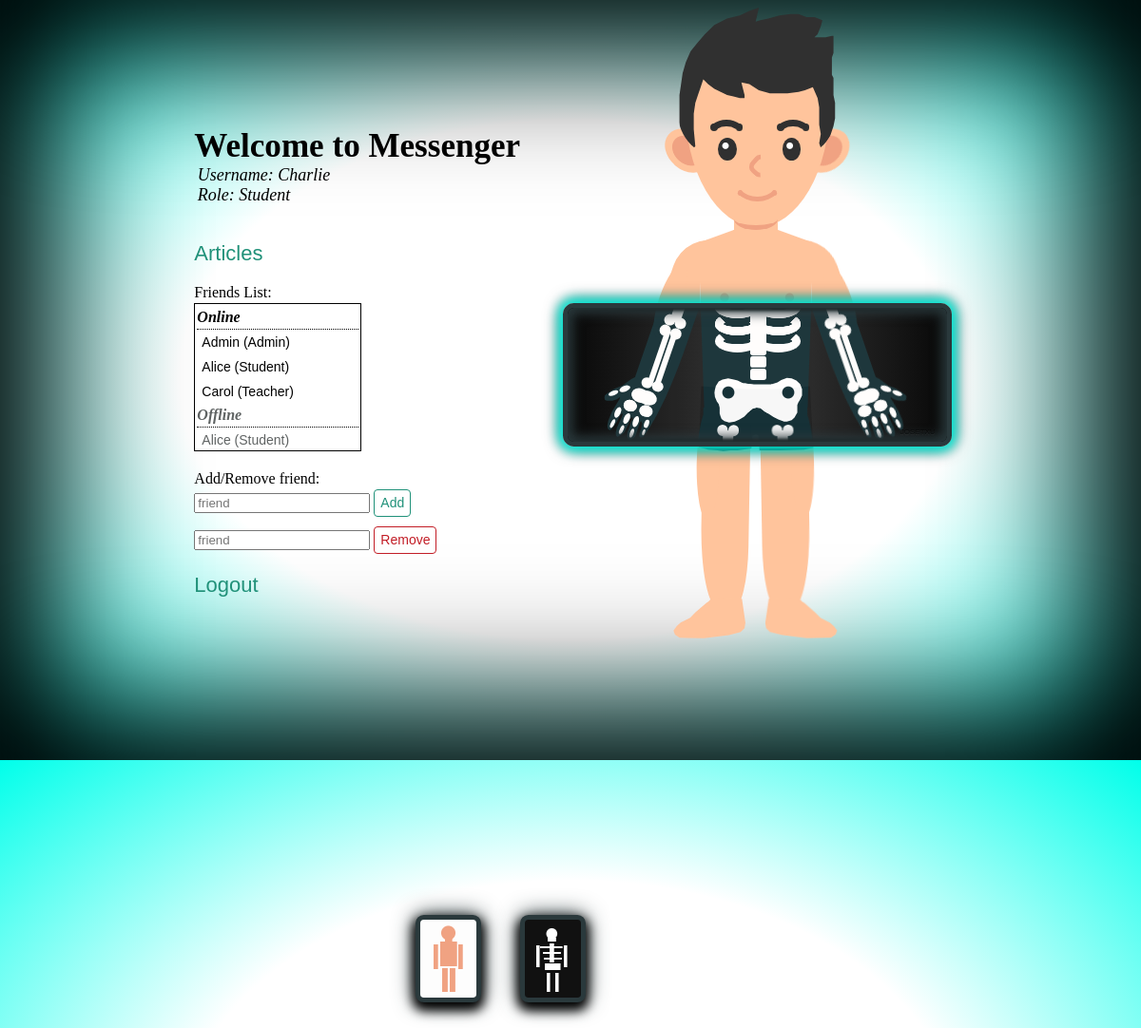
Page /home (signed in) on the committed database.
### models.py (models this page shows)
class Base(DeclarativeBase):
    pass

class User(Base):
    __tablename__ = "user"
    username: Mapped[str] = mapped_column(String, primary_key=True)
    password: Mapped[str] = mapped_column(String)
    salt: Mapped[str] = mapped_column(String)
    role: Mapped[str] = mapped_column(String)
    mute: Mapped[int] = mapped_column(Integer)

class Online(Base):
    __tablename__ = "online"
    username: Mapped[str] = mapped_column(String, primary_key=True)

class Friend(Base):
    __tablename__ = "friends"
    username: Mapped[str] = mapped_column(String, primary_key=True)
    friend: Mapped[str] = mapped_column(String)

### app.py (the view)
@app.route("/home")
def home():
    username = session.get("user_id")
    user_role = db.get_user_role(username)
    friends = []
    for i in db.get_friends(username):
        friends.append(i[0])
    online_friends = []
    for i in db.get_online():
        if i[0] in friends:
            role = db.get_user_role(i[0])
            fr = (i[0], role)
            online_friends.append(fr)
    offline_friends = []
    for i in friends:
        if i not in online_friends:
            role = db.get_user_role(i)
            fr = (i, role)
            offline_friends.append(fr)
    requests_for = []
    for i in db.get_requests_for(username):
        requests_for.append(i[0])
    requests_by = []
    for i in db.get_requests_by(username):
        requests_by.append(i[0])
    return render_template("home.jinja", username=username, user_role=user_role, online_friends=online_friends, offline_friends=offline_friends, requests_for=requests_for, requests_by=requests_by)

### db.py (called while the page is built)
def get_user_role(username: str):
    with Session(engine) as session:
        res = session.query(User.role).filter(User.username==username).all()
        if res:
            return res[0][0]
        else:
            return None

def get_requests_by(username: str):
    with Session(engine) as session:
        return session.query(Request.friend).filter(Request.username==username)

def get_requests_for(username: str):
    with Session(engine) as session:
        return session.query(Request.username).filter(Request.friend==username)

def get_friends(username: str):
    with Session(engine) as session:
        return session.query(Friend.friend).filter(Friend.username==username)

def get_online():
    with Session(engine) as session:
        return session.query(Online.username)

### templates/home.jinja (shortened to what this page needs)
{% extends 'base.jinja' %}
{% block content %}
<main>
    <section id="home">
         <section id="title">
            <h1>Welcome to Messenger</h1>
            <div id="user-details">
                <em>Username:  {{ username }}</em>
                <br>
                <em>Role: {{ user_role }}</em>
            </div>
        </section>
        <p id="articles"><a href={{ url_for('articles') }}>Articles</a></p>
        <section id="friend_list">
            <p class="text">Friends List: </p>
            <div id="friend_box">
            <h1 id="title2"><em>Online</em></h1>
            {% for friend, role in online_friends %}
                <button id="online-friend" name="{{ friend }}" onclick="join_room(name)"> {{ friend }} ({{ role }}) </button>
                <br>
            {% endfor %}
            <h1 id="title3"><em>Offline</em></h1>
            {% for friend, role in offline_friends %}
                <button id="offline-friend" name="{{ friend }}" onclick="join_room(name)"> {{ friend }} ({{ role }}) </button>
                <br>
            {% endfor %}
            </div>
        </section>
        <section id="add_remove">
            <section id="add_box">
                <p id="friend-text" class="text">Add/Remove friend: </p>
                <input id="friend" placeholder="friend">
                <button id="add_friend" onclick="addrequest()">Add</button>
            </section>
            <section id="delete_box">
                <input type="text" id="friend1" placeholder="friend">
                <button id="delete_button" onclick="delete_friend()">Remove</button>
        </section>
        <p id="articles"><a href={{ url_for('index') }}>Logout</a></p>
        </section>
        <br>
    </section>
</main>
<section id="big-scaner">
    <div class="no-scaner"></div>
    <div class="big-scaner"></div>
    <div class="content">
        <div class="x-ray"></div>
        <div class="x-ray"></div>
        <div class="x-ray"></div>
        <div class="x-ray"></div>
        <div class="x-ray"></div>
        <div class="x-ray"></div>
        <div class="x-ray"></div>
        <div class="x-ray"></div>
        <div class="x-ray"></div>
        <div class="x-ray"></div>
        <div class="x-ray"></div>
        <div class="x-ray"></div>
        <div class="x-ray"></div>
        <div class="x-ray"></div>
        <div class="x-ray"></div>
        <div class="x-ray"></div>
        <div class="x-ray"></div>
        <div class="x-ray"></div>
        <div class="x-ray"></div>
        <div class="x-ray"></div>
        <div class="human-body">
            <div class="hair"></div>
            <div class="head">
                <div class="eyes">
                    <div class="eyebrows">
                        <span></span>
                        <span></span>
                    </div>
                </div>
                <div class="nose"></div>
                <div class="mouth"></div>
            </div>
            <div class="neck"></div>
            <div class="arms">
                <div class="arm">
                </div>
            </div>
            <div class="pants"></div>
            <div class="legs">
                <div class="leg">
                    <div class="foot">
                    </div>
                </div>
                <div class="leg">
                    <div class="foot">
                    </div>
                </div>
            </div>
        </div>
        <div class="skeleton">
            <div class="torso">
                <div class="pelvis"></div>
                <div class="column"></div>
                <div class="rib"></div>
                <div class="rib"></div>
            </div>
            <div class="arms">
                <div class="arm">
                    <div class="bone"></div>
                    <div class="bone"></div>
                    <div class="hand">
                        <div class="bone"></div>
                        <div class="bone"></div>
                        <div class="bone"></div>
                        <div class="bone"></div>
                        <div class="bone"></div>
                        <div class="bone"></div>
                    </div>
                </div>
                <div class="arm">
                    <div class="bone"></div>
                    <div class="bone"></div>
                    <div class="hand">
                        <div class="bone"></div>
                        <div class="bone"></div>
                        <div class="bone"></div>
                        <div class="bone"></div>
                        <div class="bone"></div>
                        <div class="bone"></div>
                    </div>
                </div>
            </div>
            <div class="legs">
            </div>
        </div>
        <div class="scaner"></div>
    </div>
</section>
{% endblock %}

### rows in the picture
User: role "Student"
Online: online_friends "Admin"
User: online_friends "Admin"
Online: online_friends "Alice"
User: online_friends "Student", offline_friends "Student"
Online: online_friends "Carol"
User: online_friends "Teacher"
Friend: offline_friends "Alice"

### other values in the picture
{{ username }} "Charlie"
